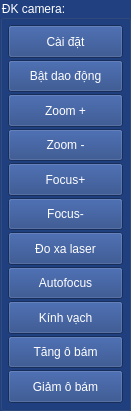
   <widget class="QGroupBox" name="groupBox_5">
    <property name="geometry">
     <rect>
      <x>0</x>
      <y>160</y>
      <width>131</width>
      <height>411</height>
     </rect>
    </property>
    <property name="styleSheet">
     <string notr="true">background-color: rgb(32, 64, 128); color:rgb(255, 255, 255)</string>
    </property>
    <property name="title">
     <string>ĐK camera:</string>
    </property>
    <layout class="QVBoxLayout" name="verticalLayout">
     <property name="spacing">
      <number>2</number>
     </property>
     <property name="leftMargin">
      <number>5</number>
     </property>
     <property name="topMargin">
      <number>5</number>
     </property>
     <property name="rightMargin">
      <number>5</number>
     </property>
     <property name="bottomMargin">
      <number>5</number>
     </property>
     <item>
      <widget class="QPushButton" name="pushButton_show_setup">
       <property name="sizePolicy">
        <sizepolicy hsizetype="Minimum" vsizetype="Preferred">
         <horstretch>0</horstretch>
         <verstretch>0</verstretch>
        </sizepolicy>
       </property>
       <property name="text">
        <string>Cài đặt</string>
       </property>
       <property name="checkable">
        <bool>false</bool>
       </property>
      </widget>
     </item>
     <item>
      <widget class="QPushButton" name="pushButton_show_setup_2">
       <property name="sizePolicy">
        <sizepolicy hsizetype="Minimum" vsizetype="Preferred">
         <horstretch>0</horstretch>
         <verstretch>0</verstretch>
        </sizepolicy>
       </property>
       <property name="text">
        <string>Bật dao động</string>
       </property>
       <property name="checkable">
        <bool>true</bool>
       </property>
      </widget>
     </item>
     <item>
      <widget class="QPushButton" name="bt_control_file_2">
       <property name="sizePolicy">
        <sizepolicy hsizetype="Minimum" vsizetype="Preferred">
         <horstretch>0</horstretch>
         <verstretch>0</verstretch>
        </sizepolicy>
       </property>
       <property name="text">
        <string>Zoom +</string>
       </property>
       <property name="checkable">
        <bool>false</bool>
       </property>
      </widget>
     </item>
     <item>
      <widget class="QPushButton" name="bt_control_file_3">
       <property name="sizePolicy">
        <sizepolicy hsizetype="Minimum" vsizetype="Preferred">
         <horstretch>0</horstretch>
         <verstretch>0</verstretch>
        </sizepolicy>
       </property>
       <property name="text">
        <string>Zoom -</string>
       </property>
       <property name="checkable">
        <bool>false</bool>
       </property>
      </widget>
     </item>
     <item>
      <widget class="QPushButton" name="bt_control_file_4">
       <property name="sizePolicy">
        <sizepolicy hsizetype="Minimum" vsizetype="Preferred">
         <horstretch>0</horstretch>
         <verstretch>0</verstretch>
        </sizepolicy>
       </property>
       <property name="text">
        <string>Focus+</string>
       </property>
       <property name="checkable">
        <bool>false</bool>
       </property>
      </widget>
     </item>
     <item>
      <widget class="QPushButton" name="bt_control_file_5">
       <property name="sizePolicy">
        <sizepolicy hsizetype="Minimum" vsizetype="Preferred">
         <horstretch>0</horstretch>
         <verstretch>0</verstretch>
        </sizepolicy>
       </property>
       <property name="text">
        <string>Focus-</string>
       </property>
       <property name="checkable">
        <bool>false</bool>
       </property>
      </widget>
     </item>
     <item>
      <widget class="QPushButton" name="bt_control_file_7">
       <property name="sizePolicy">
        <sizepolicy hsizetype="Minimum" vsizetype="Preferred">
         <horstretch>0</horstretch>
         <verstretch>0</verstretch>
        </sizepolicy>
       </property>
       <property name="text">
        <string>Đo xa laser</string>
       </property>
       <property name="checkable">
        <bool>false</bool>
       </property>
      </widget>
     </item>
     <item>
      <widget class="QPushButton" name="bt_control_focusauto">
       <property name="sizePolicy">
        <sizepolicy hsizetype="Minimum" vsizetype="Preferred">
         <horstretch>0</horstretch>
         <verstretch>0</verstretch>
        </sizepolicy>
       </property>
       <property name="text">
        <string>Autofocus</string>
       </property>
       <property name="checkable">
        <bool>true</bool>
       </property>
      </widget>
     </item>
     <item>
      <widget class="QPushButton" name="bt_control_kv">
       <property name="sizePolicy">
        <sizepolicy hsizetype="Minimum" vsizetype="Preferred">
         <horstretch>0</horstretch>
         <verstretch>0</verstretch>
        </sizepolicy>
       </property>
       <property name="text">
        <string>Kính vạch</string>
       </property>
       <property name="checkable">
        <bool>true</bool>
       </property>
      </widget>
     </item>
     <item>
      <widget class="QPushButton" name="bt_tracksizeup">
       <property name="sizePolicy">
        <sizepolicy hsizetype="Minimum" vsizetype="Preferred">
         <horstretch>0</horstretch>
         <verstretch>0</verstretch>
        </sizepolicy>
       </property>
       <property name="text">
        <string>Tăng ô bám</string>
       </property>
       <property name="checkable">
        <bool>false</bool>
       </property>
      </widget>
     </item>
     <item>
      <widget class="QPushButton" name="bt_tracksizeup_2">
       <property name="sizePolicy">
        <sizepolicy hsizetype="Minimum" vsizetype="Preferred">
         <horstretch>0</horstretch>
         <verstretch>0</verstretch>
        </sizepolicy>
       </property>
       <property name="text">
        <string>Giảm ô bám</string>
       </property>
       <property name="checkable">
        <bool>false</bool>
       </property>
      </widget>
     </item>
    </layout>
    <zorder>bt_control_file_2</zorder>
    <zorder>bt_control_file_5</zorder>
    <zorder>bt_control_file_4</zorder>
    <zorder>bt_control_file_7</zorder>
    <zorder>bt_control_file_3</zorder>
    <zorder>pushButton_show_setup</zorder>
    <zorder>bt_control_kv</zorder>
    <zorder>bt_control_focusauto</zorder>
    <zorder>bt_tracksizeup</zorder>
    <zorder>bt_tracksizeup_2</zorder>
    <zorder>pushButton_show_setup_2</zorder>
   </widget>
